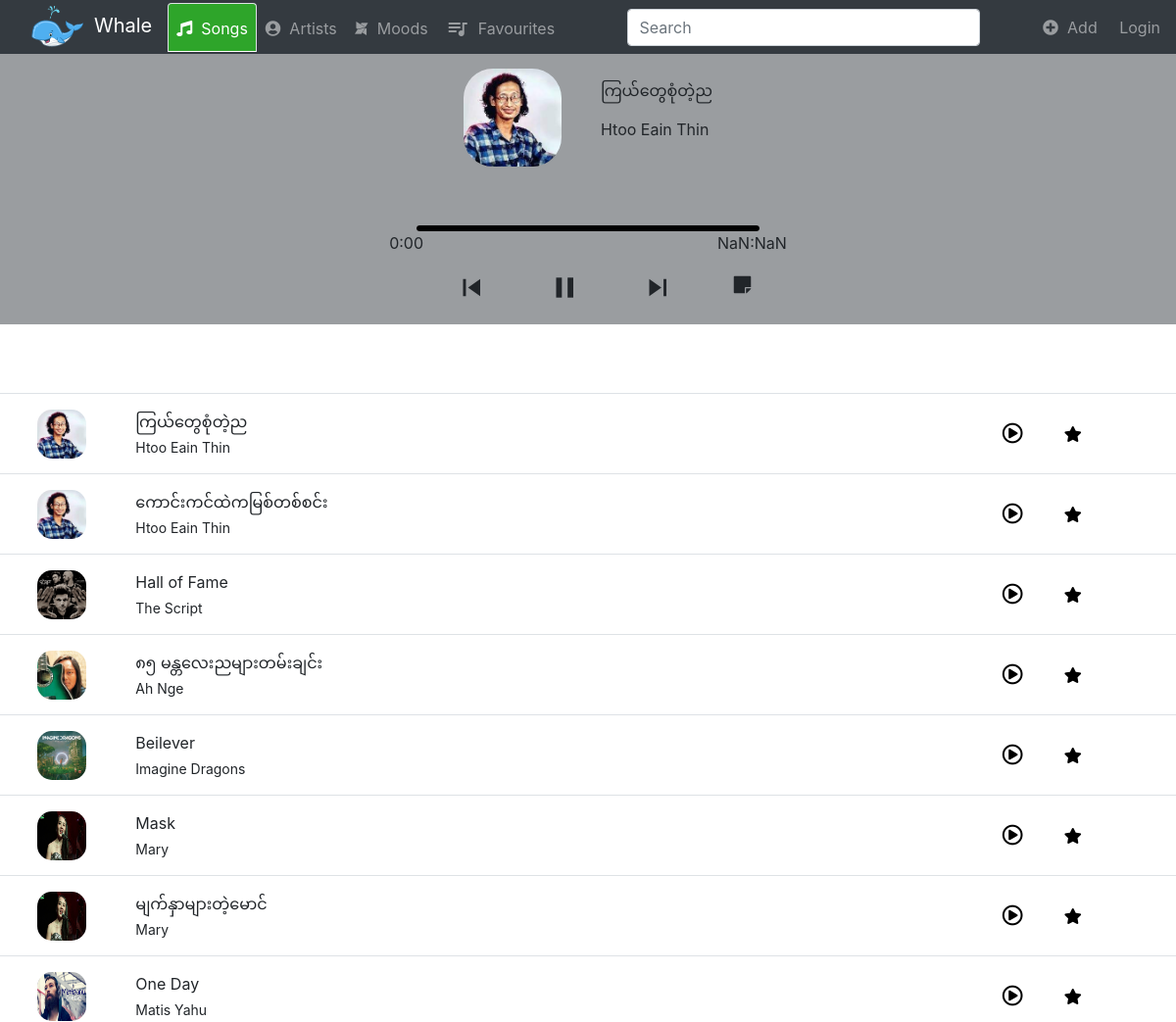
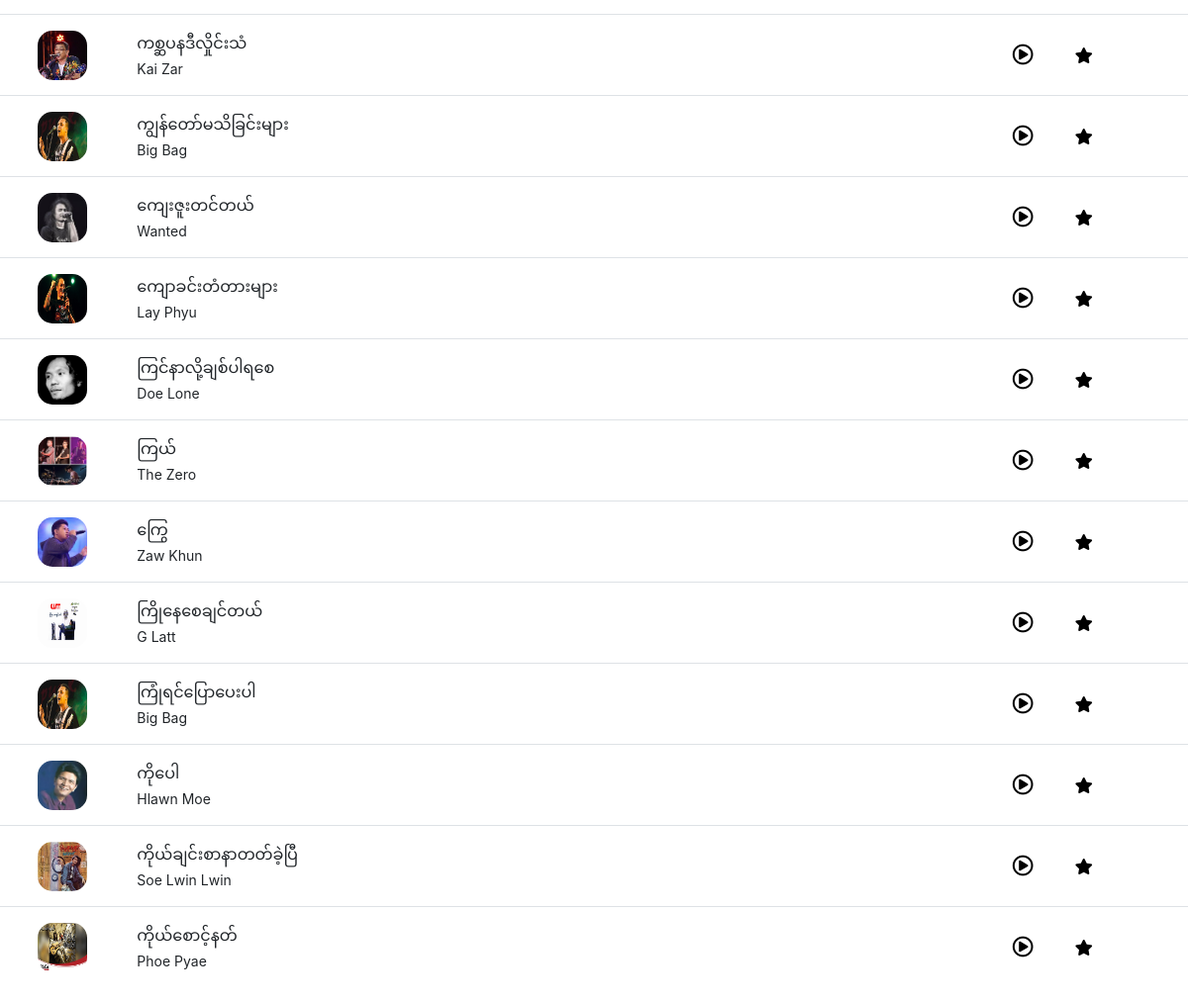
Page /songs/4/ on the committed database (2 pictures, top to bottom).
### music/models.py (models this page shows, shortened)
class Song(models.Model):
    title = models.CharField(max_length=250)
    audio = models.FileField()
    logo = models.FileField()
    artist = models.ForeignKey(Artist, on_delete=models.CASCADE)
    mood = models.ForeignKey(Mood, on_delete=models.CASCADE)
    favourited = models.ManyToManyField(User)

class Artist(models.Model):
    name = models.CharField(max_length=250)
    logo = models.FileField()
    def __str__(self):
        return self.name

### music/views.py (the view)
# urls.py: path('songs/<int:song_id>/', views.song, name='song'),
def song(request, song_id):
    return render(request, 'music/song.html', {'song': Song.objects.get(id=song_id), 'songs': Song.objects.all()})

### music/templates/music/song.html (shortened to what this page needs)
{% extends 'music/songs.html' %}
{%block navtab %}
    <li class="nav-item songs">
        <a class="nav-link active" href="{% url 'songs' %}"><i class="fas fa-music"></i>&nbsp; Songs</a></i></span>
    </li>
    <li class="nav-item artists">
        <a class="nav-link" href="{% url 'artists' %}"><i class="fas fa-user-circle"></i>&nbsp; Artists</a>
    </li>
    <li class="nav-item moods">
        <a class="nav-link" href="{% url 'moods' %}"><i class="fab fa-modx"></i>&nbsp; Moods</a>
    </li>
    <li class="nav-item favourites">
            <a class="nav-link  align-items-center" href="{% url 'favourite' %}">
            <i id="upper-icon" class="material-icons">queue_music</i>&nbsp; Favourites</a>
    </li>
{% endblock %}
{% block song %}
    <div class="container-fluid song-play">
        <div class='row h-100 justify-content-center'>
            <div class="song-thumb col-xs-6 my-auto">
                <img class='song-logo' src="{{ song.logo.url }}" alt="">
            </div>
            <div class="song-thumb pad col-xs-6 my-auto">
                <p>{{ song.title }}</p>
                <p>{{ song.artist }}</p>
            </div>
        </div>
        <div class="row justify-content-center">
            <div class='progress-area'>
                <div class="progress-bar">
                </div>
            </div>
        </div>
        <div class="row song-timer justify-content-center">
            <div class="col-xs-6">
                <p class="current-time">0:00</p>
            </div>
            <div class="col-xs-6">
                <p class="max-duration">0:00</p>
            </div>
        </div>
        <div class='row h-100 justify-content-center'>
            <i onclick='previous()' id="prev" class="material-icons">skip_previous</i>
            <div class="col-xs-12 my-auto play-pause">
                <i class="material-icons play ">play_arrow</i>
            </div>
            <i onclick='next()' id="next" class="material-icons">skip_next</i>
            <i id='sticky-note' onclick='note()'class="fas fa-sticky-note"></i>
        </div>
    </div>
{% endblock %}

### music/templates/music/songs.html (shortened to what this page needs)
{% extends 'music/base.html' %}
{% block body %}
    {% block song %}
    {% endblock %}
    <table class="table  table-hover ">
        <tbody>
            {% for song in songs%}
                    <tr>
                        <td class='align-middle text-center' style="width: 10%">
                            <img src="{{ song.logo.url }}" alt="logo" class="small-logo">
                        </td>
                        <td class='align-middle' style="width: 70%"">
                            <p class="song">{{ song.title }}</p>
                            <p class="artist">{{ song.artist }}</p>
                        </td>
                        <td class='align-middle' style="width: 5%"">
                            <a  href="{% url 'song' song.id %}">
                                <i class="far fa-play-circle fa-lg"></i>
                            </a>
                        </td>
                        {% if song in user.song_set.all %}
                            <td class='align-middle' style="width: 10%">
                                <a href="{% url 'edit'  song.id  %}"><i class="favourited fas fa-star"></i></a>
                            </td>
                        {% else %}
                            <td class='align-middle' style="width: 10%">
                                <a href="{% url 'edit'  song.id %}"><i class="fas fa-star"></i></a>
                            </td>
                        {% endif %}
                    </tr>
            {% endfor %}
        </tbody>
    </table>
{% endblock %}

### music/static/music/style/style.css (style rules this page uses)
.table { margin-top: 70px; }
.song, .artist { margin-top: 0.25rem; margin-bottom: 0.25rem; font-size: 14px; }
.song { font-size:16px; }
.small-logo { width: 50px; height: 50px; border-radius: 15px; }
.song-play { margin-top: 50px; background-color:#9A9DA0; top: 50px; position: sticky; }
.song-logo { width: 100px; height: 100px; border-radius: 30px; margin: 20px; }
.navbar-dark .navbar-nav .nav-link.active, .navbar-dark .navbar-nav .nav-link.show, .navbar-dark .navbar-nav .show>.nav-link { background-color: rgb(46, 165, 42); }
.navbar-nav .nav-link { padding-top: 0; padding-bottom: 0; height: 50px; line-height: 50px; }
#upper-icon { font-size: 24px; vertical-align: -6px; }
tr { cursor: pointer; }
.fa-play-circle { color:black; }
.song-thumb { margin-right: 20px; }
.play { cursor: pointer; margin: 0px 30px 20px 30px; }
#next { cursor: pointer; margin: 0px 30px 20px 30px; font-size: 35px; }
.play-pause i { font-size: 35px; }
#prev { cursor: pointer; margin: 0px 30px 20px 30px; font-size: 35px; }
#sticky-note { cursor: pointer; margin: 5px 0px 20px 30px; font-size: 20px; }
.max-duration { margin-left: 300px; }
.progress-area { height: 6px; width: 350px; border-radius: 50px; background: #f0f0f0; cursor: pointer; margin-top: 40px; }
.progress-area .progress-bar { height: inherit; position: relative; border-radius: inherit; background-color: black; }
.fa-star { color:black; }

### rows in the picture
Song: logo (picture), title "ကြယ်တွေစုံတဲ့ည", artist "Htoo Eain Thin"
Song: logo (picture), title "ကောင်းကင်ထဲကမြစ်တစ်စင်း", artist "Htoo Eain Thin"
Song: logo (picture), title "Hall of Fame", artist "The Script"
Song: logo (picture), title "၈၅ မန္တလေးညများတမ်းချင်း", artist "Ah Nge"
Song: logo (picture), title "Beilever", artist "Imagine Dragons"
Song: logo (picture), title "Mask", artist "Mary"
Song: logo (picture), title "မျက်နှာများတဲ့မောင်", artist "Mary"
Song: logo (picture), title "One Day", artist "Matis Yahu"
Song: logo (picture), title "ကစ္ဆပနဒီလှိုင်းသံ", artist "Kai Zar"
Song: logo (picture), title "ကျွန်တော်မသိခြင်းများ", artist "Big Bag"
Song: logo (picture), title "ကျေးဇူးတင်တယ်", artist "Wanted"
Song: logo (picture), title "ကျောခင်းတံတားများ", artist "Lay Phyu"
Song: logo (picture), title "ကြင်နာလို့ချစ်ပါရစေ", artist "Doe Lone"
Song: logo (picture), title "ကြယ်", artist "The Zero"
Song: logo (picture), title "ကြွေ", artist "Zaw Khun"
Song: logo (picture), title "ကြိုနေစေချင်တယ်", artist "G Latt"
Song: logo (picture), title "ကြုံရင်ပြောပေးပါ", artist "Big Bag"
Song: logo (picture), title "ကိုပေါ", artist "Hlawn Moe"
Song: logo (picture), title "ကိုယ်ချင်းစာနာတတ်ခဲ့ပြီ", artist "Soe Lwin Lwin"
Song: logo (picture), title "ကိုယ်စောင့်နတ်", artist "Phoe Pyae"
